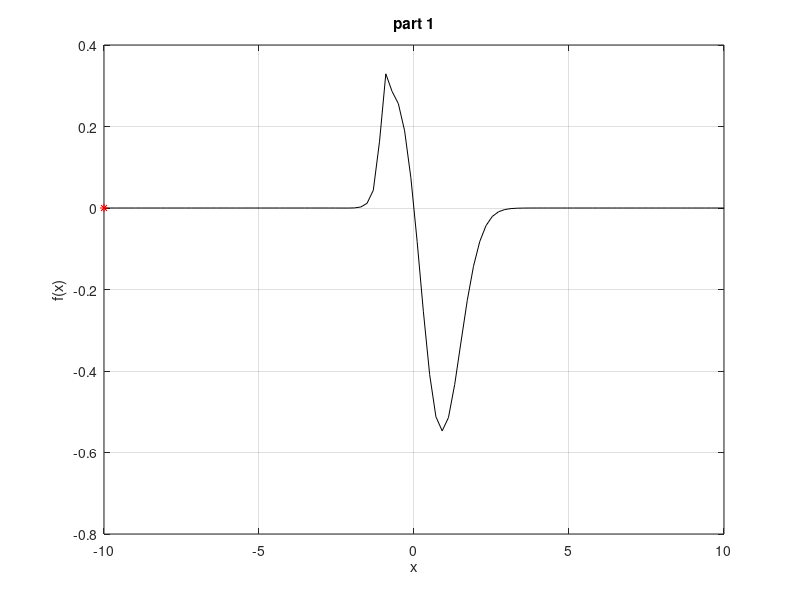
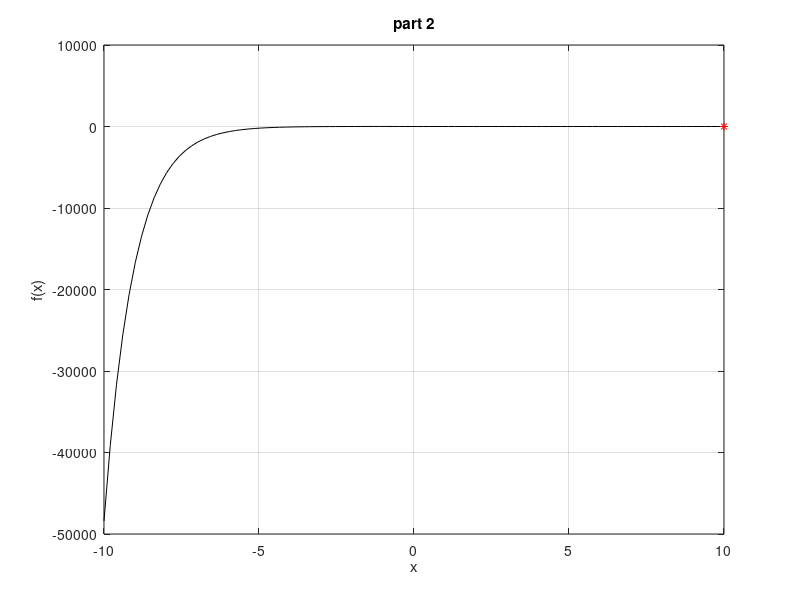
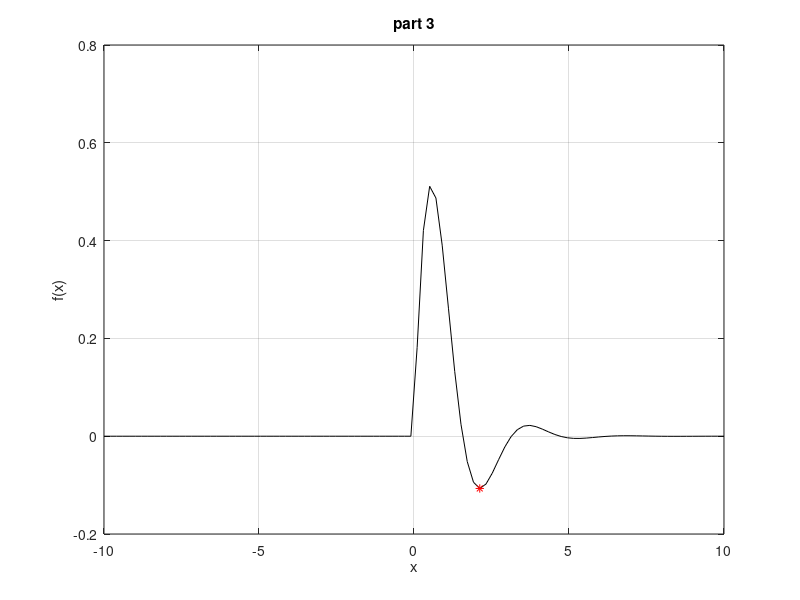
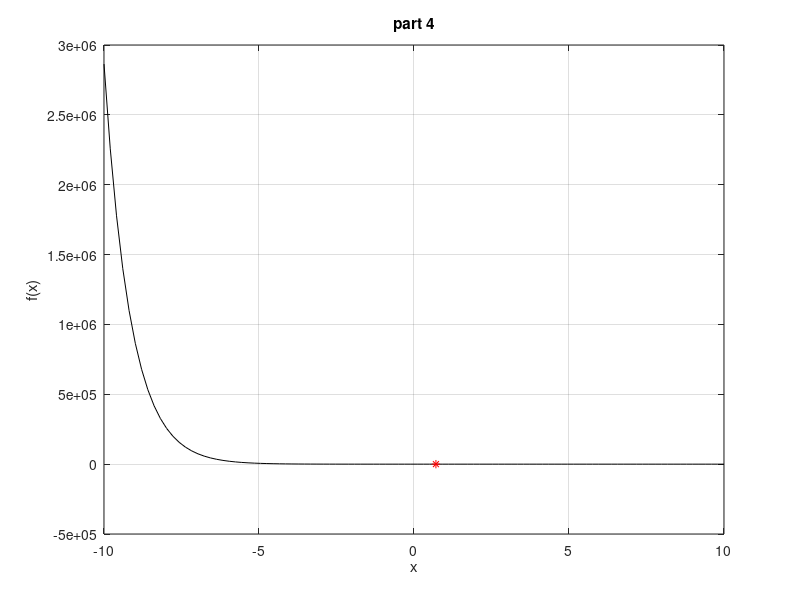

The MATLAB script that drew these images, in order:
clc
clear all
close all
warning off
x=linspace(-10,10,100);
% compute the function values
part_a=-exp(-(x-0.5).^2) .* log(1+x);
part_b=-exp(-x).* log(1+x);
unitstep = x>=0;
part_c = (exp(-x).*sin(2*x)).*unitstep;
part_d=exp(-x).*(x.^2 - 3*x);
% plot all these function in seperate figure 
figure 
plot(x,part_a,'black')
xlabel('x')
ylabel('f(x)')
title('part 1')
[min_a,r_a]=min(part_a);
hold on 
plot (x(r_a),real(min_a),'r*')
grid on

figure 
plot(x,part_b,'black')
xlabel('x')
ylabel('f(x)')
title('part 2')
[min_b,r_b]=min(part_b);
hold on 
plot (x(r_b),real(min_b),'r*')
grid on

figure 
plot(x,part_c,'black')
xlabel('x')
ylabel('f(x)')
title('part 3')
[min_c,r_c]=min(part_c);
hold on 
plot (x(r_c),min_c,'r*')
grid on

figure 
plot(x,part_d,'black')
xlabel('x')
ylabel('f(x)')
title('part 4')
[min_d,r_d]=min(part_d);
hold on 
plot (x(r_d),min_d,'r*')
grid on

% minimum value of all function 
disp('***********************')
disp('Function 01')
disp('***********************')
disp(['Minimum value is ',num2str(real(min_a)),' at ',num2str(x(r_a))])

disp('***********************')
disp('Function 02')
disp('***********************')
disp(['Minimum value is ',num2str(real(min_b)),' at ',num2str(x(r_b))])
disp('***********************')
disp('Function 03')
disp('***********************')
disp(['Minimum value is ',num2str(real(min_c)),' at ',num2str(x(r_c))])
disp('***********************')
disp('Function 04')
disp('***********************')
disp(['Minimum value is ',num2str(real(min_d)),' at ',num2str(x(r_d))])
